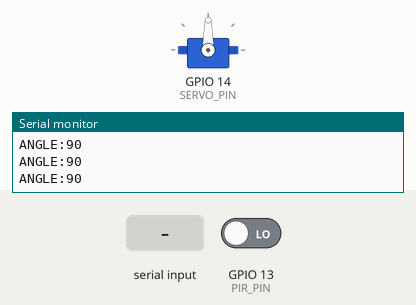
Simulated run of this sketch. Board: ESP32. Shown: servo, the last lines printed to the serial monitor. The test bench sets the inputs (shaded band); at power-on: GPIO 13 (PIR_PIN) LOW.

Above: at 1.7 s.
1.8 s: "TRACK:\n" received over Serial
At 2.9 s:
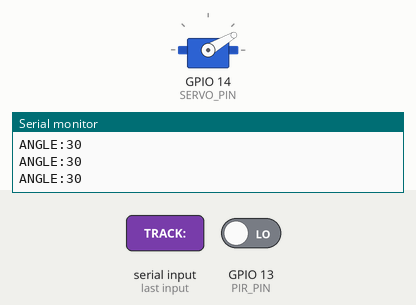
3.8 s: "SCAN\n" received over Serial
At 4.36 s:
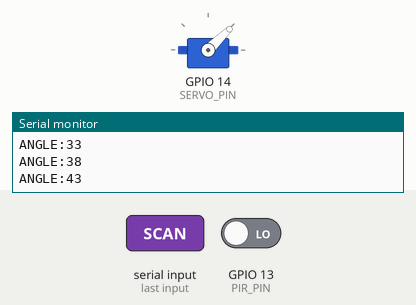
At 6.69 s:
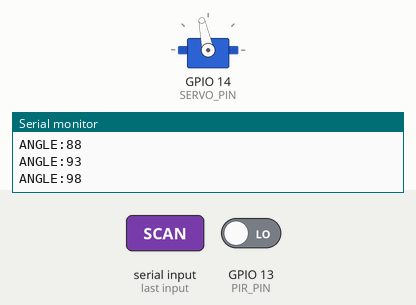
6.8 s: GPIO 13 (PIR_PIN) driven HIGH
9.8 s: "PIR_ON\n" received over Serial
12.8 s: "STOP\n" received over Serial
14.3 s: "TRACK:90\n" received over Serial
At 14.45 s:
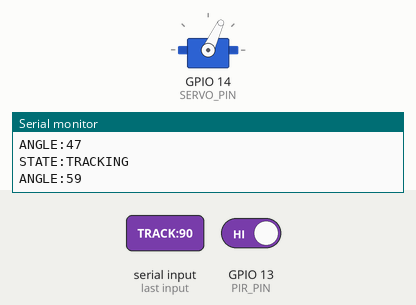
Timing chart, 0 to 17.2 s (numbered marks = the images above; inputs shaded):
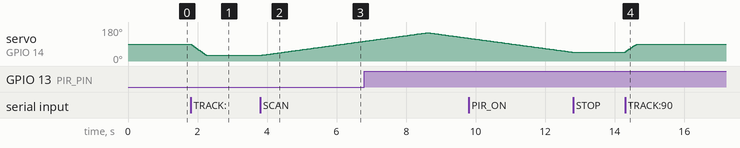

Measured:
- after the input at 1.8 s, servo on GPIO 14 (SERVO_PIN): moves from 90° to 30° over 0.50 s, starting at once
- after the input at 3.8 s, servo on GPIO 14 (SERVO_PIN): moves from 30° to 105° over 3.0 s, starting at once
- after the input at 12.8 s, servo on GPIO 14 (SERVO_PIN): stops changing and stays 47°
- after the input at 14.3 s, servo on GPIO 14 (SERVO_PIN): moves from 47° to 90° over 0.43 s, starting at once

The sketch:

servo_pir_controller.ino
```cpp
/*
 * ============================================================
 *  Smart Face Identity Base — ESP32 Servo + PIR Controller
 * ============================================================
 *
 *  Hardware:
 *    - ESP32 DevKit (NodeMCU-32S or similar)
 *    - Servo motor (SG90 / MG996R) on GPIO 14
 *    - PIR sensor (HC-SR501)      on GPIO 13
 *
 *  Communication:
 *    Serial USB @ 115200 baud, line-based text protocol.
 *
 *  Commands FROM Python → ESP32:
 *    TRACK:<angle>   — Move servo to <angle> degrees (face tracking)
 *    SCAN            — Resume autonomous scanning sweep
 *    STOP            — Stop servo and go idle
 *    PIR_ON          — Enable PIR sensor readings
 *    PIR_OFF         — Disable PIR sensor readings
 *
 *  Messages FROM ESP32 → Python:
 *    MOTION:1        — PIR triggered (motion detected)
 *    MOTION:0        — No motion for timeout period
 *    ANGLE:<angle>   — Current servo angle (sent periodically)
 *    STATE:<state>   — Current state: IDLE / SCANNING / TRACKING
 *
 * ============================================================
 */

#include <ESP32Servo.h>

// ─── Pin Configuration ─────────────────────────────────────
#define SERVO_PIN       14
#define PIR_PIN         13

// ─── Servo Configuration ───────────────────────────────────
#define SERVO_MIN_ANGLE  30       // Leftmost sweep angle
#define SERVO_MAX_ANGLE  150      // Rightmost sweep angle
#define SERVO_CENTER     90       // Center / home position
#define SERVO_MIN_PULSE  500      // Minimum pulse width (µs)
#define SERVO_MAX_PULSE  2400     // Maximum pulse width (µs)

// ─── Timing Configuration (milliseconds) ───────────────────
#define SCAN_STEP_DELAY     40    // ms between 1° steps during scanning (smoother sweep)
#define TRACK_STEP_DELAY    15    // ms between steps during tracking
#define PIR_TIMEOUT         10000 // ms of no motion before going IDLE
#define ANGLE_REPORT_INTERVAL 200 // ms between ANGLE reports to Python
#define PIR_DEBOUNCE_MS     2000  // PIR debounce window (prevent false triggers)

// ─── Tracking Smoothness ───────────────────────────────────
// Maximum degrees the servo can move per tracking step.
// Larger values = faster but jerkier. Smaller = smoother.
#define TRACK_MAX_STEP      2.0   // max degrees per step
#define TRACK_MIN_STEP      0.3   // min degrees per step (prevents creeping)

// ─── State Machine ─────────────────────────────────────────
enum State {
  STATE_IDLE,
  STATE_SCANNING,
  STATE_TRACKING
};

State currentState = STATE_IDLE;

// ─── Global Variables ──────────────────────────────────────
Servo servo;

float currentAngle  = SERVO_CENTER;  // Actual servo position (float for sub-degree)
int   targetAngle   = SERVO_CENTER;  // Desired target angle
int   scanDirection = 1;             // 1 = increasing angle, -1 = decreasing

unsigned long lastStepTime       = 0;
unsigned long lastMotionTime     = 0;
unsigned long lastAngleReport    = 0;
unsigned long lastPIRTrigger     = 0;

bool motionActive = false;
bool prevPIRState = LOW;
bool pirEnabled   = true;           // Can be toggled by Python via PIR_ON / PIR_OFF

// ─── Serial Input Buffer ───────────────────────────────────
String serialBuffer = "";

// ─── Function Declarations ─────────────────────────────────
void handleSerialInput();
void updateStateMachine();
void reportAngle();
void setState(State newState);

// ============================================================
//  SETUP
// ============================================================
void setup() {
  Serial.begin(115200);
  while (!Serial) { delay(10); }

  // Configure PIR
  pinMode(PIR_PIN, INPUT);

  // Attach servo
  servo.setPeriodHertz(50);
  servo.attach(SERVO_PIN, SERVO_MIN_PULSE, SERVO_MAX_PULSE);

  // Move to center on boot
  currentAngle = SERVO_CENTER;
  targetAngle  = SERVO_CENTER;
  servo.write(SERVO_CENTER);

  delay(500); // Let servo settle

  Serial.println("STATE:IDLE");
  Serial.print("ANGLE:");
  Serial.println(SERVO_CENTER);
}

// ============================================================
//  MAIN LOOP
// ============================================================
void loop() {
  // 1. Read serial commands from Python
  handleSerialInput();

  // 2. Read PIR sensor (only if enabled)
  if (pirEnabled) {
    bool pirReading = digitalRead(PIR_PIN);

    // Debounce PIR — only react to rising edges with a cooldown
    if (pirReading == HIGH && prevPIRState == LOW) {
      if (millis() - lastPIRTrigger > PIR_DEBOUNCE_MS) {
        lastPIRTrigger = millis();
        lastMotionTime = millis();

        if (!motionActive) {
          motionActive = true;
          Serial.println("MOTION:1");

          // If idle, start scanning
          if (currentState == STATE_IDLE) {
            setState(STATE_SCANNING);
          }
        }
      }
    }
    prevPIRState = pirReading;

    // Keep motion timer alive while PIR reads HIGH
    if (pirReading == HIGH) {
      lastMotionTime = millis();
    }

    // Check motion timeout
    if (motionActive && (millis() - lastMotionTime > PIR_TIMEOUT)) {
      motionActive = false;
      Serial.println("MOTION:0");

      // Only go idle if we're scanning (not tracking a face)
      if (currentState == STATE_SCANNING) {
        setState(STATE_IDLE);
      }
    }
  }

  // 3. Run the state machine
  updateStateMachine();

  // 4. Periodically report angle
  if (millis() - lastAngleReport > ANGLE_REPORT_INTERVAL) {
    reportAngle();
    lastAngleReport = millis();
  }
}

// ============================================================
//  SERIAL COMMAND PARSER
// ============================================================
void handleSerialInput() {
  while (Serial.available() > 0) {
    char c = Serial.read();

    if (c == '\n' || c == '\r') {
      serialBuffer.trim();

      if (serialBuffer.length() > 0) {
        // Parse command
        if (serialBuffer.startsWith("TRACK:")) {
          int angle = serialBuffer.substring(6).toInt();
          angle = constrain(angle, SERVO_MIN_ANGLE, SERVO_MAX_ANGLE);
          targetAngle = angle;
          setState(STATE_TRACKING);
        }
        else if (serialBuffer == "SCAN") {
          setState(STATE_SCANNING);
        }
        else if (serialBuffer == "STOP") {
          setState(STATE_IDLE);
        }
        else if (serialBuffer == "PIR_ON") {
          pirEnabled = true;
          Serial.println("PIR:ON");
        }
        else if (serialBuffer == "PIR_OFF") {
          pirEnabled = false;
          motionActive = false;
          Serial.println("MOTION:0");
          Serial.println("PIR:OFF");
        }
      }

      serialBuffer = "";
    } else {
      serialBuffer += c;
    }
  }
}

// ============================================================
//  STATE MACHINE UPDATE
// ============================================================
void updateStateMachine() {
  switch (currentState) {

    case STATE_IDLE:
      // Do nothing — servo stays at current position
      break;

    case STATE_SCANNING: {
      // Sweep left ↔ right smoothly, 1° at a time
      unsigned long now = millis();
      if (now - lastStepTime >= (unsigned long)SCAN_STEP_DELAY) {
        lastStepTime = now;

        currentAngle += scanDirection;

        // Reverse direction at boundaries
        if (currentAngle >= SERVO_MAX_ANGLE) {
          currentAngle = SERVO_MAX_ANGLE;
          scanDirection = -1;
        } else if (currentAngle <= SERVO_MIN_ANGLE) {
          currentAngle = SERVO_MIN_ANGLE;
          scanDirection = 1;
        }

        servo.write((int)currentAngle);
      }
      break;
    }

    case STATE_TRACKING: {
      // Proportional smooth movement toward target angle.
      // Step size is proportional to distance — big gap = faster move,
      // small gap = tiny nudge. This eliminates jerkiness.
      unsigned long now = millis();
      if (now - lastStepTime >= (unsigned long)TRACK_STEP_DELAY) {
        lastStepTime = now;

        float error = (float)targetAngle - currentAngle;
        float absError = abs(error);

        if (absError < TRACK_MIN_STEP) {
          // Close enough — snap to target and stop moving
          currentAngle = targetAngle;
        } else {
          // Proportional step: move 25% of remaining distance per tick,
          // clamped between MIN_STEP and MAX_STEP
          float step = absError * 0.25;
          step = constrain(step, TRACK_MIN_STEP, TRACK_MAX_STEP);

          if (error > 0) {
            currentAngle += step;
          } else {
            currentAngle -= step;
          }
        }

        // Clamp to valid range
        currentAngle = constrain(currentAngle, (float)SERVO_MIN_ANGLE, (float)SERVO_MAX_ANGLE);
        servo.write((int)currentAngle);
      }
      break;
    }
  }
}

// ============================================================
//  STATE TRANSITIONS
// ============================================================
void setState(State newState) {
  if (newState == currentState) return;

  currentState = newState;

  switch (newState) {
    case STATE_IDLE:
      Serial.println("STATE:IDLE");
      break;

    case STATE_SCANNING:
      // Determine initial scan direction from current position
      if (currentAngle >= SERVO_MAX_ANGLE - 5) {
        scanDirection = -1;
      } else if (currentAngle <= SERVO_MIN_ANGLE + 5) {
        scanDirection = 1;
      }
      // else keep current direction for smooth transition
      Serial.println("STATE:SCANNING");
      break;

    case STATE_TRACKING:
      Serial.println("STATE:TRACKING");
      break;
  }
}

// ============================================================
//  ANGLE REPORTING
// ============================================================
void reportAngle() {
  Serial.print("ANGLE:");
  Serial.println((int)currentAngle);
}
```
